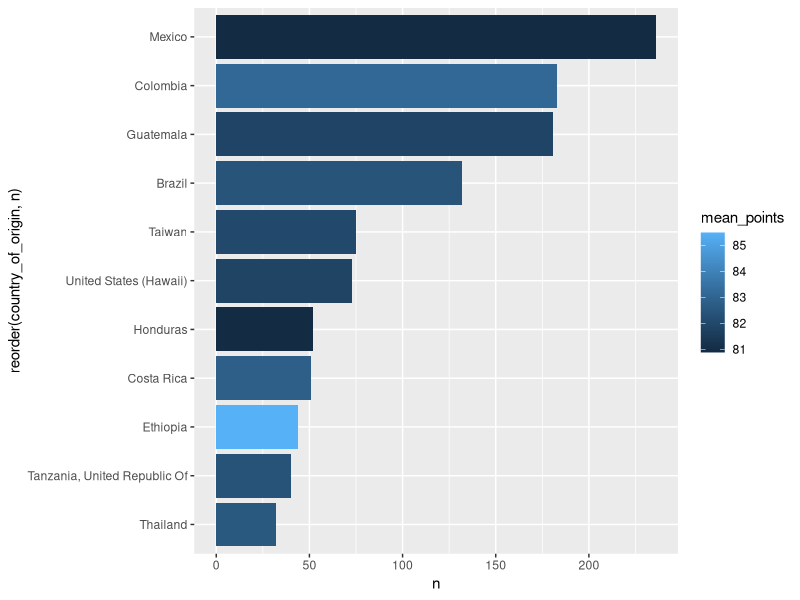
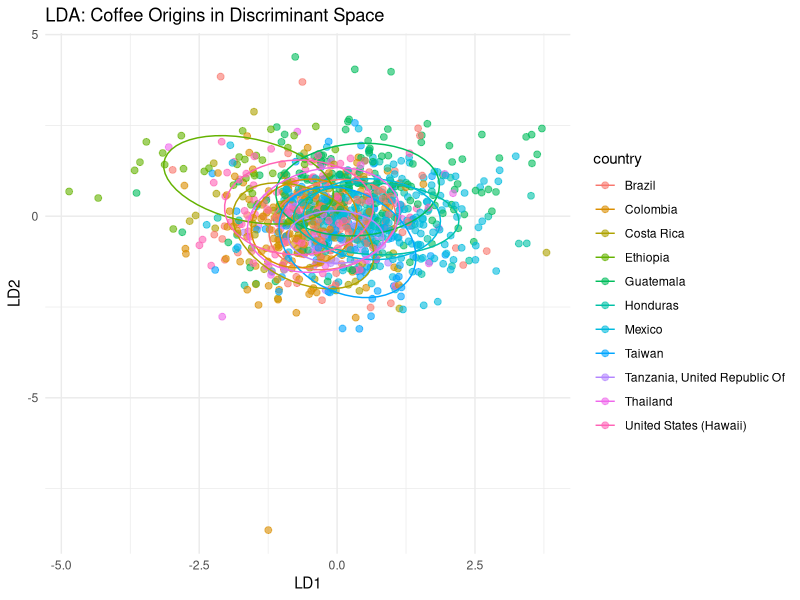

The R script that drew these images, in order:
## ---- chunk 1
library(tidyverse)
library(MASS)
library(caret)
library(psych)
library(ggrepel)
library(MLmetrics)
coffee <- read_csv("../data/coffee_clean.csv", show_col_types = FALSE)
## ---- chunk 2
summary(coffee)

head(coffee)
## ---- chunk 3
coffee_counts <- coffee %>% 
  group_by(country_of_origin) %>% 
  summarise(n = n(), mean_points = mean(total_cup_points, na.rm=TRUE))

ggplot(coffee_counts, aes(x = reorder(country_of_origin, n), y=n, fill=mean_points)) +
  geom_col() +
  coord_flip()
## ---- chunk 4
cupping_vars <- c("aroma", "flavor", "aftertaste", "acidity",
                  "body", "balance", "uniformity", "clean_cup",
                  "sweetness", "cupper_points")
## ---- chunk 5
# Fit MANOVA
Y <- as.matrix(coffee[, cupping_vars])
manova_fit <- manova(Y ~ country_of_origin, data = coffee)

summary(manova_fit, test = "Pillai")

summary(manova_fit, test = "Wilks")

summary.aov(manova_fit)
## ---- chunk 6
coffee_clean <- coffee %>%
  dplyr::select(country_of_origin, all_of(cupping_vars)) %>%
  drop_na() %>%
  group_by(country_of_origin) %>%
  filter(n() >= 20) %>%
  ungroup() %>%
  mutate(country_of_origin = factor(country_of_origin))

# Fit LDA
lda_fit <- lda(country_of_origin ~ ., data = coffee_clean)

lda_fit$svd^2 / sum(lda_fit$svd^2)

lda_pred <- predict(lda_fit)

lda_df <- data.frame(
  LD1 = lda_pred$x[, 1],
  LD2 = lda_pred$x[, 2],
  country = coffee_clean$country_of_origin
)

ggplot(lda_df, aes(x = LD1, y = LD2, color = country)) +
  geom_point(alpha = 0.6, size = 2) +
  stat_ellipse(level = 0.68) +
  labs(title = "LDA: Coffee Origins in Discriminant Space",
       x = "LD1", y = "LD2") +
  theme_minimal()
## ---- chunk 7
coffee_clean <- coffee_clean %>%
  mutate(country_of_origin = factor(make.names(country_of_origin)))

set.seed(42)
ctrl <- trainControl(method = "cv", number = 10,
                     classProbs = TRUE,
                     summaryFunction = multiClassSummary)

lda_caret <- train(country_of_origin ~ .,
                   data = coffee_clean,
                   method = "lda",
                   trControl = ctrl,
                   preProcess = c("center", "scale"))

print(lda_caret)
lda_caret$results
